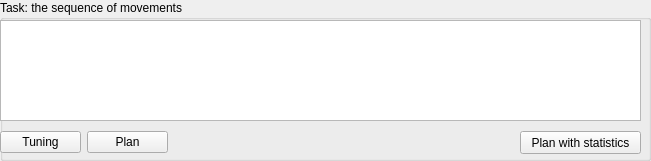
     <widget class="QGroupBox" name="groupBox_task">
      <property name="geometry">
       <rect>
        <x>420</x>
        <y>10</y>
        <width>651</width>
        <height>161</height>
       </rect>
      </property>
      <property name="title">
       <string>Task: the sequence of movements</string>
      </property>
      <widget class="QListWidget" name="listWidget_movs">
       <property name="geometry">
        <rect>
         <x>0</x>
         <y>20</y>
         <width>641</width>
         <height>101</height>
        </rect>
       </property>
      </widget>
      <widget class="QWidget" name="layoutWidget">
       <property name="geometry">
        <rect>
         <x>0</x>
         <y>130</y>
         <width>168</width>
         <height>25</height>
        </rect>
       </property>
       <layout class="QHBoxLayout" name="horizontalLayout_14">
        <item>
         <widget class="QPushButton" name="pushButton_tuning">
          <property name="text">
           <string>Tuning</string>
          </property>
         </widget>
        </item>
        <item>
         <widget class="QPushButton" name="pushButton_plan">
          <property name="text">
           <string>Plan</string>
          </property>
         </widget>
        </item>
       </layout>
      </widget>
      <widget class="QPushButton" name="pushButton_plan_trials">
       <property name="geometry">
        <rect>
         <x>520</x>
         <y>131</y>
         <width>121</width>
         <height>23</height>
        </rect>
       </property>
       <property name="text">
        <string>Plan with statistics</string>
       </property>
      </widget>
     </widget>
